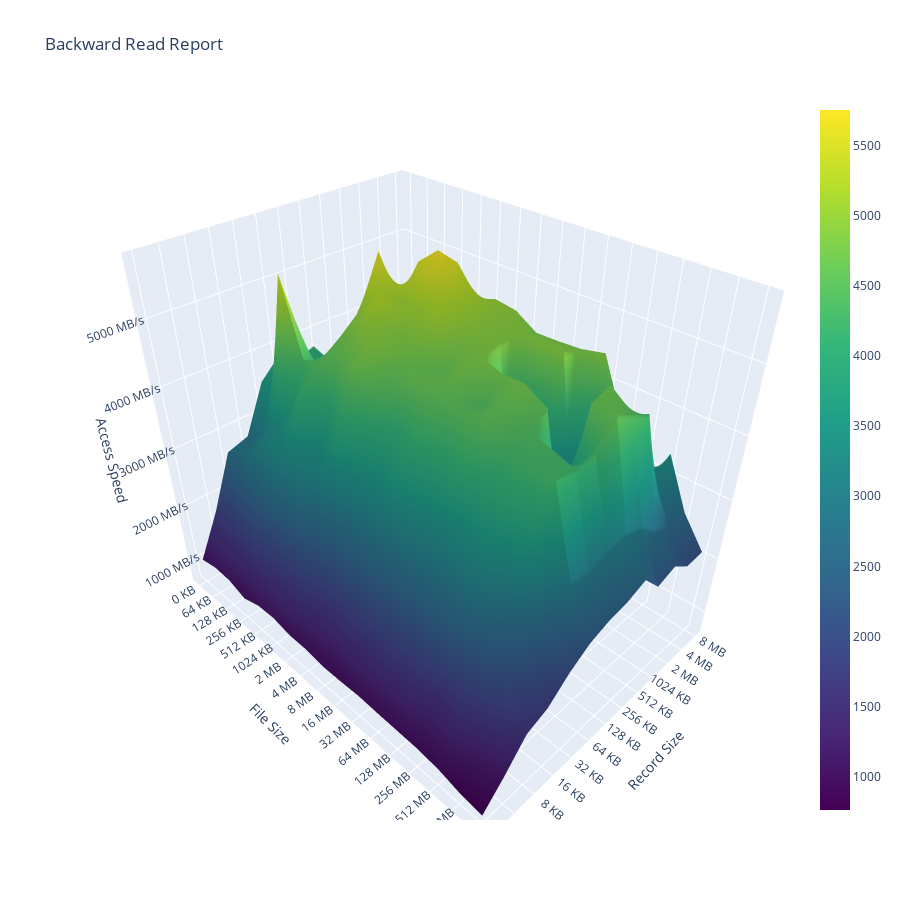

Notebook cell for this chart:
### Code cell
back_reader_report_data = """969761	1599680	2203800	1562436	2467108								
1048974	1778862	2673584	2784517	3560017	3867787							
1117543	1817419	2783115	2943325	3557725	3879045	4009406						
1100818	1904125	3046915	3366987	5439343	4068701	3905895	4237291					
982648	2031864	3179559	3518141	4339202	3951918	4433259	4512441	4783849				
1090396	1961707	3136379	4154130	4453499	4674016	4934459	5640860	4481379	5319484			
1104899	1892721	3082251	3376675	4452120	4841028	5238075	5050220	5497899	4939858	5057654		
1031860	1902026	2640050	3970936	4715983	4899570	4844308	5050076	5752696	5482815	4513413	4168957	
1029153	1683359	2555595	3570992	4369020	4580441	4773907	5131457	5113891	5094556	4971096	3871344	3539357
976338	1665647	2568241	3445983	4034987	4654402	4555664	4769071	4906290	4888490	4927574	3819573	3560520
984499	1706841	2502147	3544213	4177488	4557160	4714498	4813484	4836946	4890734	4733903	3842844	3519076
1003253	1698702	2528742	3423866	4050816	4458221	4374883	4711742	2448388	4878920	4745541	3701465	3428777
985343	1682945	2444783	3261960	4116713	4507990	4624405	4720173	2374940	4852453	4769540	3741174	3342145
975395	1631400	2478728	3294324	3957399	4275578	4410671	4539958	2351044	2365088	4846259	3723398	2849857
964024	1407216	2435676	3385767	3987252	4256567	4322439	2797634	4605463	4694390	4025705	3677020	2168369
917506	1477587	2205789	2779739	3757750	4275163	4210895	4272395	4604641	4441688	4297769	3190371	3358437
816657	1273831	1967554	2238817	2484751	2929668	2883953	2963901	3023093	2942258	2659630	2509562	2572785
763169	1143237	1573569	1710610	2015282	2239784	2355182	2410271	2535345	2183101	2296644	2068037	2095711
"""
back_reader_report_fig = plot_report(back_reader_report_data, 'Backward Read Report')
back_reader_report_fig.show()
